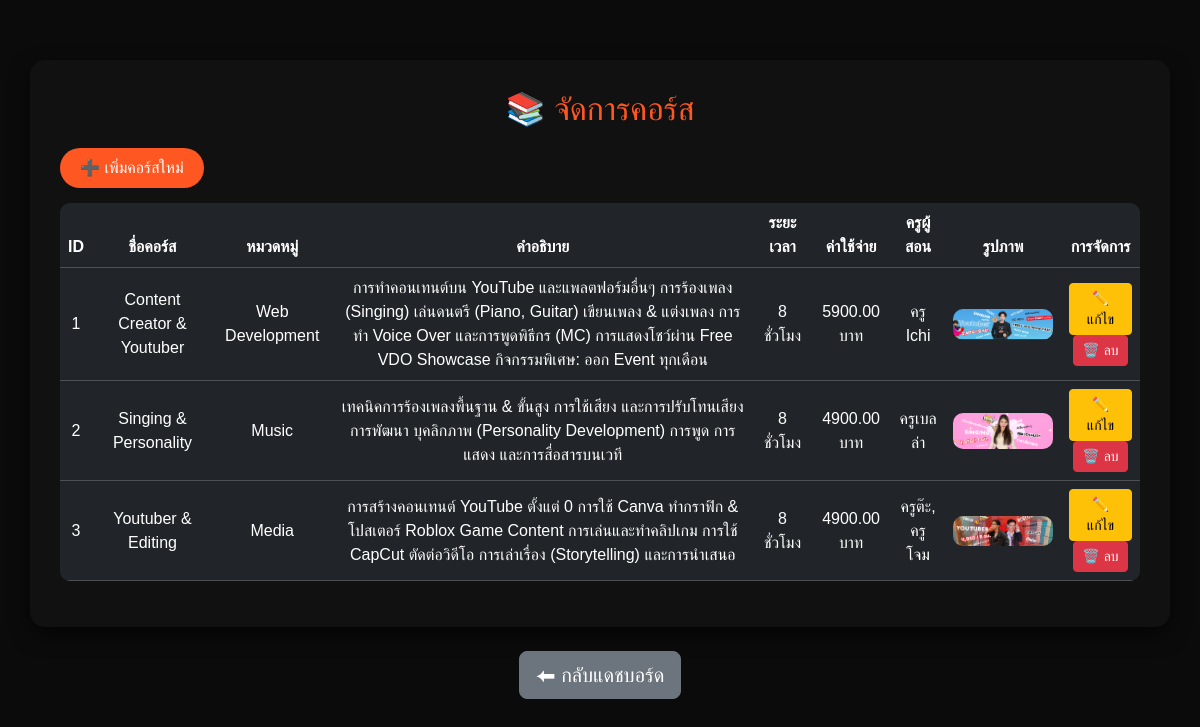
/admin/manage_COURSE.php, run on the app's committed database.
### tables this page shows
CREATE TABLE `course` (
  `CourseID` int(11) NOT NULL,
  `CourseName` varchar(255) NOT NULL,
  `Category` varchar(100) NOT NULL,
  `Description` text DEFAULT NULL,
  `Duration` varchar(100) DEFAULT NULL,
  `Fee` decimal(10,2) DEFAULT NULL,
  `Teacher` varchar(255) DEFAULT NULL,
  `Image` varchar(255) DEFAULT NULL
);

### admin/manage_COURSE.php (the view, shortened to what this page needs)
<?php
include '../db_connect.php';
$result = mysqli_query($conn, "SELECT * FROM course");
?>
<!DOCTYPE html>
<html lang="th">
<head>
  <link href="https://cdn.jsdelivr.net/npm/bootstrap@5.3.3/dist/css/bootstrap.min.css" rel="stylesheet">
</head>
<body>
  <div class="container">
    <h2>📚 จัดการคอร์ส</h2>
    <a href="add_course.php" class="btn btn-add">➕ เพิ่มคอร์สใหม่</a>
    <table class="table table-dark table-hover align-middle">
      <thead>
        <tr>
          <th>ID</th>
          <th>ชื่อคอร์ส</th>
          <th>หมวดหมู่</th>
          <th>คำอธิบาย</th>
          <th>ระยะเวลา</th>
          <th>ค่าใช้จ่าย</th>
          <th>ครูผู้สอน</th>
          <th>รูปภาพ</th>
          <th>การจัดการ</th>
        </tr>
      </thead>
      <tbody>
        <?php while ($row = mysqli_fetch_assoc($result)) { ?>
          <tr>
            <td><?= $row['CourseID'] ?></td>
            <td><?= $row['CourseName'] ?></td>
            <td><?= $row['Category'] ?></td>
            <td><?= $row['Description'] ?></td>
            <td><?= $row['Duration'] ?></td>
            <td><?= $row['Fee'] ?> บาท</td>
            <td><?= $row['Teacher'] ?></td>
            <td><img src="../uploads/<?= $row['Image'] ?>" class="course-img"></td>
            <td>
              <a href="edit_course.php?id=<?= $row['CourseID'] ?>" class="btn btn-warning btn-sm">✏️ แก้ไข</a>
              <a href="delete_course.php?id=<?= $row['CourseID'] ?>"
                 onclick="return confirm('คุณแน่ใจว่าต้องการลบคอร์สนี้?');"
                 class="btn btn-danger btn-sm">🗑️ ลบ</a>
            </td>
          </tr>
        <?php } ?>
      </tbody>
    </table>
  </div>
  <div class="text-center mt-4">
    <a href="admin_dashboard.php" class="btn btn-secondary btn-lg">⬅ กลับแดชบอร์ด</a>
  </div>
</body>
</html>

### admin/manage_COURSE.php (style rules this page uses)
body { background:#0b0b0b; color:#fff; font-family:'Prompt', sans-serif; }
.container { margin-top: 60px; background:#111; padding:30px; border-radius:15px; box-shadow:0 8px 20px rgba(0,0,0,0.6); }
h2 { text-align:center; margin-bottom:20px; color:#ff5722; }
.btn-add { margin-bottom:15px; background:#ff5722; border:none; color:#fff; border-radius:25px; padding:8px 20px; transition:0.3s; }
table { background:#1c1c1c; border-radius:10px; overflow:hidden; }
th { background:#ff5722; color:#fff; text-align:center; }
td { text-align:center; vertical-align:middle; }
img.course-img { width:100px; border-radius:10px; }

### data on the page
course: CourseID "1", CourseName "Content Creator & Youtuber", Category "Web Development", Description "การทำคอนเทนต์บน YouTube และแพลตฟอร์มอื่นๆ การร้องเพลง (Singing) เล่นดนตรี (Piano, Guitar) เขียนเพลง & แต่งเพลง การทำ Voice Over และการพูดพิธีกร (MC) การแสดงโชว์ผ่าน Free VDO Showcase กิจกรรมพิเศษ: ออก Event ทุกเดือน", Duration "8 ชั่วโมง", Fee "5900.00", Teacher "ครู Ichi", Image (picture)
course: CourseID "2", CourseName "Singing & Personality", Category "Music", Description "เทคนิคการร้องเพลงพื้นฐาน & ขั้นสูง การใช้เสียง และการปรับโทนเสียง การพัฒนา บุคลิกภาพ (Personality Development) การพูด การแสดง และการสื่อสารบนเวที", Duration "8 ชั่วโมง", Fee "4900.00", Teacher "ครูเบลล่า", Image (picture)
course: CourseID "3", CourseName "Youtuber & Editing", Category "Media", Description "การสร้างคอนเทนต์ YouTube ตั้งแต่ 0 การใช้ Canva ทำกราฟิก & โปสเตอร์ Roblox Game Content การเล่นและทำคลิปเกม การใช้ CapCut ตัดต่อวิดีโอ การเล่าเรื่อง (Storytelling) และการนำเสนอ", Duration "8 ชั่วโมง", Fee "4900.00", Teacher "ครูต๊ะ, ครูโจม", Image (picture)
